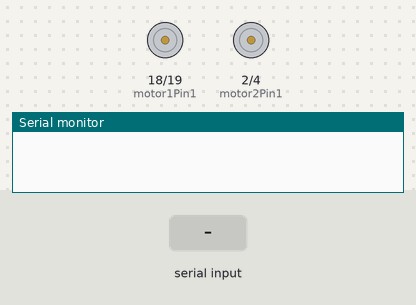
Recording of a sketch running on a simulated ESP32. Shown: motor-driver pin pairs drawn as motors (green arrow = first pin HIGH = forward, orange = second pin HIGH = backward, longer = more drive, scaled by the enable pin), the last lines printed to the serial monitor. Inputs (shaded band) come from the test bench.

Above: at 1.2 s.
1.3 s: "f\n" received over Serial
At 2.4 s:
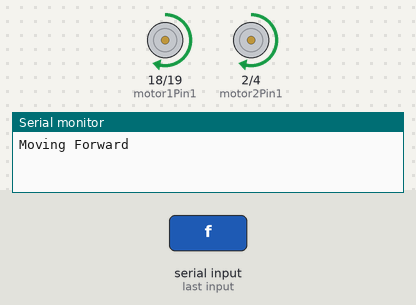
2.8 s: "b\n" received over Serial
At 3.6 s:
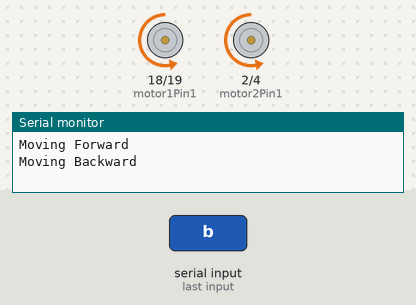
4.3 s: "l\n" received over Serial
At 5.1 s:
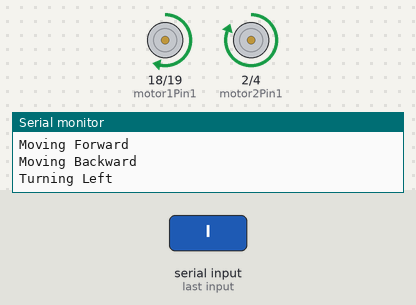
6.3 s: "r\n" received over Serial
At 7.8 s:
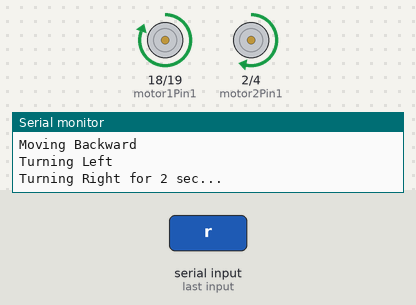
8.3 s: "s\n" received over Serial
At 9.0 s:
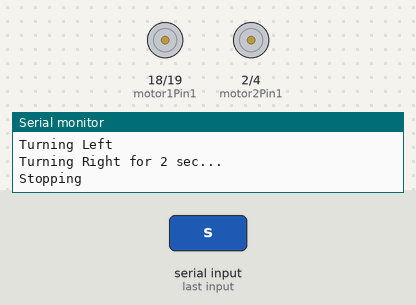
9.8 s: "b\n" received over Serial
At 10.2 s:
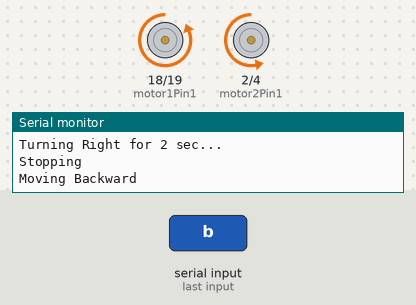
Timing chart, 0 to 12.3 s (numbered marks = the images above; inputs shaded):
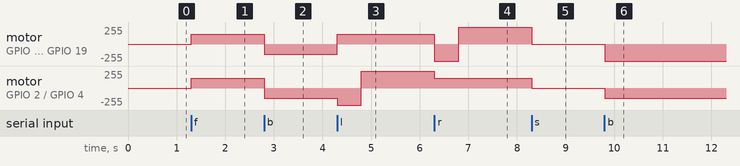

Measured:
- after the input at 1.3 s, motor on GPIO 18 (motor1Pin1) / GPIO 19 (motor1Pin2), motor on GPIO 2 (motor2Pin1) / GPIO 4 (motor2Pin2): stopped → forward 150/255 at once
- after the input at 2.8 s, motor on GPIO 18 (motor1Pin1) / GPIO 19 (motor1Pin2), motor on GPIO 2 (motor2Pin1) / GPIO 4 (motor2Pin2): forward 150/255 → backward 150/255 at once
- after the input at 4.3 s, motor on GPIO 18 (motor1Pin1) / GPIO 19 (motor1Pin2): backward 150/255 → forward 150/255 at once; motor on GPIO 2 (motor2Pin1) / GPIO 4 (motor2Pin2): backward 150/255 → backward 255/255 at once, → forward 255/255 0.50 s later
- after the input at 6.3 s, motor on GPIO 18 (motor1Pin1) / GPIO 19 (motor1Pin2): forward 150/255 → backward 255/255 at once, → forward 255/255 0.50 s later; motor on GPIO 2 (motor2Pin1) / GPIO 4 (motor2Pin2): forward 255/255 → forward 150/255 at once
- after the input at 8.3 s, motor on GPIO 18 (motor1Pin1) / GPIO 19 (motor1Pin2): forward 255/255 → stopped at once; motor on GPIO 2 (motor2Pin1) / GPIO 4 (motor2Pin2): forward 150/255 → stopped at once
- after the input at 9.8 s, motor on GPIO 18 (motor1Pin1) / GPIO 19 (motor1Pin2): stopped → backward 255/255 at once; motor on GPIO 2 (motor2Pin1) / GPIO 4 (motor2Pin2): stopped → backward 150/255 at once

The sketch:

final_trial.ino
```cpp
// Motor 1 (Left Motor)
int motor1Pin1 = 18;
int motor1Pin2 = 19;
int enable1Pin = 5;  // PWM pin for speed control

// Motor 2 (Right Motor)
int motor2Pin1 = 2;
int motor2Pin2 = 4;
int enable2Pin = 15; // PWM pin for speed control

int speedValue = 150; // Speed (0-255)

void setup() {
  Serial.begin(115200);


  // Set motor pins as OUTPUT
  pinMode(motor1Pin1, OUTPUT);
  pinMode(motor1Pin2, OUTPUT);
  pinMode(enable1Pin, OUTPUT);

  pinMode(motor2Pin1, OUTPUT);
  pinMode(motor2Pin2, OUTPUT);
  pinMode(enable2Pin, OUTPUT);

  // Set initial motor speed
  analogWrite(enable1Pin, speedValue);
  analogWrite(enable2Pin, speedValue);
}

void loop() {
  if (Serial.available()) {
    String input = Serial.readStringUntil('\n');
    input.trim();  // Remove any trailing newline or spaces
    if (input.length() > 0) {
      char command = input.charAt(0);

      switch (command) {
        case 'f': // Move Forward
          Serial.println("Moving Forward");
          moveForward();
          break;

        case 'b': // Move Backward
          Serial.println("Moving Backward");
          moveBackward();
          break;

        case 'l': // Turn Left
          Serial.println("Turning Left");
          turnLeft();
          delay(500); // Wait 2 seconds
          stopMotors(); // Stop after turning
          moveForward();
          break;

        case 'r': // Turn Right (Auto-stop after 2 sec)
          Serial.println("Turning Right for 2 sec...");
          turnRight();
          delay(500); // Wait 2 seconds
          stopMotors(); // Stop after turning
          moveForward();
          break;

        case 's': // Stop both motors
          Serial.println("Stopping");
          stopMotors();
          break;

        default:
          Serial.println("Invalid Command! Use f, b, l, r, or s.");
          break;
      }
    }
  }
}
  // Function to move forward
void moveForward() {
  digitalWrite(motor1Pin1, HIGH);
  digitalWrite(motor1Pin2, LOW);
  digitalWrite(motor2Pin1, HIGH);
  digitalWrite(motor2Pin2, LOW);
}

// Function to move backward
void moveBackward() {
  digitalWrite(motor1Pin1, LOW);
  digitalWrite(motor1Pin2, HIGH);
  digitalWrite(motor2Pin1, LOW);
  digitalWrite(motor2Pin2, HIGH);
}

// Function to turn right
void turnRight() {
  digitalWrite(motor1Pin1, LOW);
  digitalWrite(motor1Pin2, HIGH); // Left motor moves backward
  digitalWrite(motor2Pin1, HIGH);
  digitalWrite(motor2Pin2, LOW);  // Right motor moves forward
  analogWrite(enable1Pin, 255);
  analogWrite(enable2Pin, 150);
}

// Function to turn left (then auto-stop)
void turnLeft() {
  digitalWrite(motor1Pin1, HIGH);
  digitalWrite(motor1Pin2, LOW);  // Left motor moves forward
  digitalWrite(motor2Pin1, LOW);
  digitalWrite(motor2Pin2, HIGH); // Right motor moves backward
  analogWrite(enable1Pin, 150);
  analogWrite(enable2Pin, 255);
}

// Function to stop all motors
void stopMotors() {
  digitalWrite(motor1Pin1, LOW);
  digitalWrite(motor1Pin2, LOW);
  digitalWrite(motor2Pin1, LOW);
  digitalWrite(motor2Pin2, LOW);
}
```
